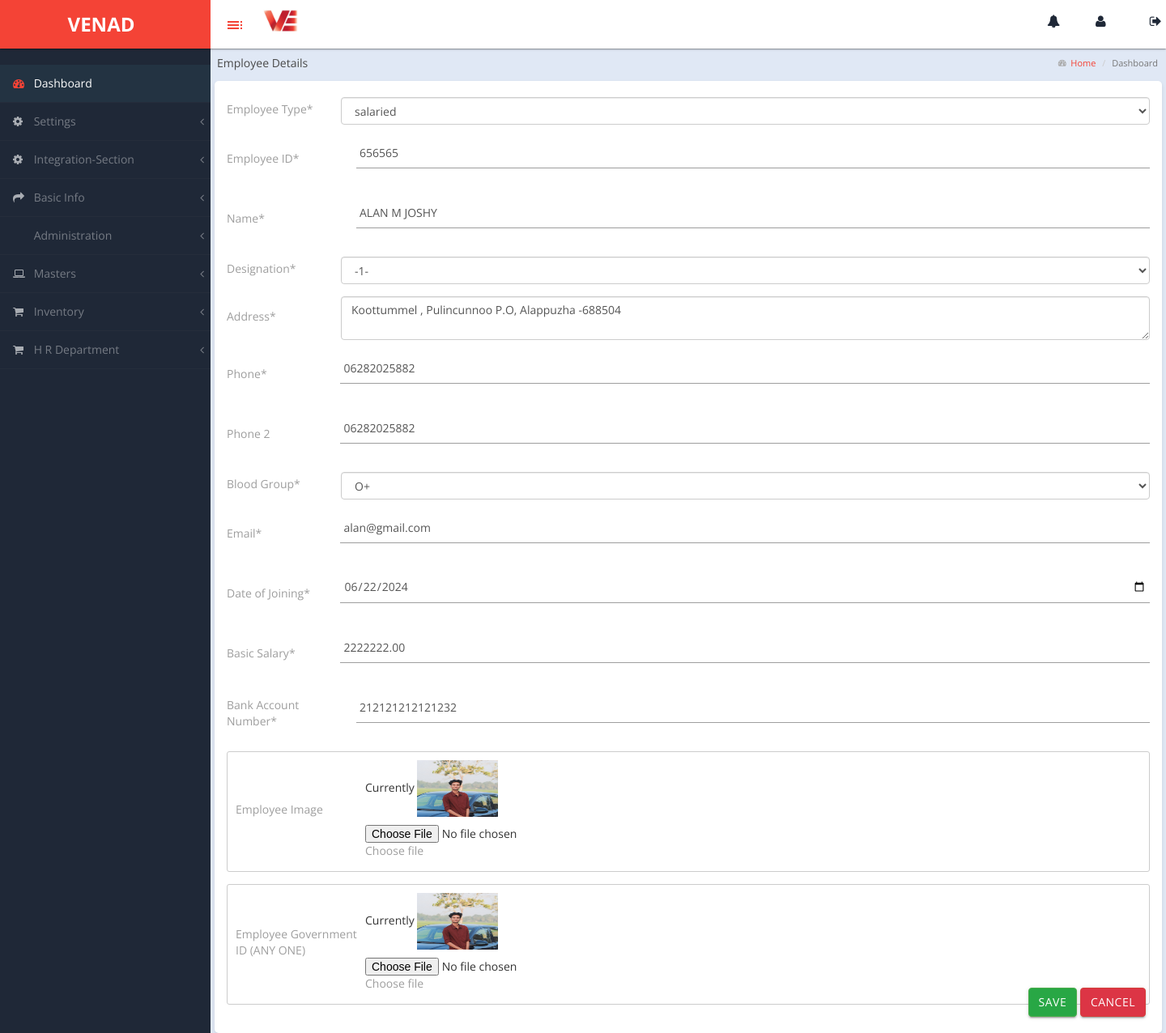
Screenshot of /edit_employee/1 with the database file from the repository.
### venadapp/models.py (models this page shows, shortened)
class Employee(models.Model):
    emp_type=models.CharField(max_length=100,null=True)
    photo = models.ImageField(upload_to='photos/', null=True, blank=True)
    employee_id = models.CharField(max_length=50, null=True)  # Assuming it's unique
    name = models.CharField(max_length=255)
    blood_group = models.CharField(max_length=10, null=True, blank=True)
    designation = models.CharField(max_length=255)
    address = models.CharField(max_length=350)
    phone = models.CharField(max_length=20)
    phone_2 = models.CharField(max_length=20, null=True, blank=True)
    email = models.EmailField(max_length=255)
    doj = models.DateField()  # Date of Joining
    basic_salary = models.DecimalField(max_digits=10, decimal_places=2)
    ac_number = models.CharField(max_length=255)  # Account Number
    govt_id = models.ImageField(upload_to='photos/', null=True, blank=True)

### venadapp/views.py (the view)
# urls.py: path("edit_employee/<id>",views.employee_edit_page),
def employee_edit_page(request, id):
    obj = get_object_or_404(Employee, pk=id)
    context = {
        'emp': obj
    }
    return render(request, 'employeemasteredit.html', context)

### templates/employeemasteredit.html (shortened to what this page needs)
<!DOCTYPE html>
{% load static %}
<head>
    <link rel="stylesheet" href="https://cdn.datatables.net/1.11.5/css/jquery.dataTables.min.css">
    <link rel="stylesheet" href="https://cdnjs.cloudflare.com/ajax/libs/font-awesome/5.15.4/css/all.min.css">
</head>
<body>
    {% include 'base.html' %}
<div id="page-wrapper">
    <div class="header">
        <div class="navbar2">
            <p class="financial-year">Employee Details </p>
            <ol class="breadcrumb">
                <li><i style="font-size: 10px; padding-top: 5px;" class="fa fa-tachometer"></i><a href="#"> &nbsp;&nbsp;Home</a></li>
                <li class="active">Dashboard</li>
            </ol>
        </div>
    </div>
         <div class="container">
       <form action="/save_edit_employee/" method="post" enctype="multipart/form-data"> {% csrf_token %}
            <div class="form-group">
                    <label for="employeeType">Employee Type*</label>
                    <select id="employeeType" name="employeeType" class="form-control" required>
                        <option value="salaried">{{emp.emp_type}}</option>
                    </select>
                </div>
                <div class="form-group">
                    <label for="employeeID">Employee ID*</label>
                    <input type="text" id="employeeID" name="employeeID" class="form-control" placeholder="Enter Employee ID" required value="{{ emp.employee_id }}">
                </div>
                <div class="form-group">
                    <label for="name">Name*</label>
                    <input type="text" id="name" name="name" class="form-control" placeholder="Enter Full Name" required value="{{emp.name}}">
                </div>
                <div class="form-group">
                    <label for="designation">Designation*</label>
                    <select id="designation" name="designation" class="form-control" required>
                        <option value="a">-1-</option>
                    </select>
                </div>
                <div class="form-group">
                    <label for="address">Address*</label>
                    <textarea id="address" name="address" class="form-control" placeholder="Enter Address"  required>{{ emp.address }}</textarea>
                </div>
                <div class="form-group">
                    <label for="phone">Phone*</label>
                    <input type="tel" id="phone" name="phone" class="form-control" placeholder="Enter Phone Number" value="{{ emp.phone}} " required>
                </div>
                <div class="form-group">
                    <label for="phone2">Phone 2</label>
                    <input type="tel" id="phone2" name="phone2" class="form-control" placeholder="Enter Secondary Phone Number" value="{{ emp.phone_2}} ">
                </div>
                <div class="form-group">
                    <label for="bloodGroup">Blood Group*</label>
                    <select id="bloodGroup" name="bloodGroup" class="form-control"  required>
                        <option value="{{emp.blood_group}}">{{emp.blood_group}}</option>
                    </select>
                </div>
                <div class="form-group">
                    <label for="email">Email*</label>
                    <input type="email" id="email" name="email" class="form-control" placeholder="Enter Email Address" value="{{ emp.email }}" required>
                </div>
                <div class="form-group">
                    <label for="doj">Date of Joining*</label>
                    <input type="date" id="doj" name="doj" class="form-control" value="{{emp.doj|date:'Y-m-d'}}" required>
                </div>
                <div class="form-group">
                    <label for="basicSalary">Basic Salary*</label>
                    <input type="number" id="basicSalary" name="basicSalary" class="form-control" placeholder="Enter Basic Salary" value="{{emp.basic_salary}}" required>
                </div>
                <div class="form-group">
                    <label for="accountNumber">Bank Account Number*</label>
                    <input type="text" id="accountNumber" name="accountNumber" class="form-control" placeholder="Enter Bank Account Number" value="{{ emp.ac_number }}" required>
                </div>
                <div class="form-group image-container">
                    <label for="employeeImage">Employee Image</label>
                    <div class="custom-file">
                        <p>Currently <img src="{{emp.photo}}" width="100" height="70"></p>
                        <input type="file" id="employeeImage" name="employeeImage" class="custom-file-input">
                        <label class="custom-file-label" >Choose file</label>
                    </div>
                </div>
                <div class="form-group id-container">
                    <label for="governmentID">Employee Government ID (ANY ONE)</label>
                    <div class="custom-file">
                        <p>Currently <img src="{{emp.govt_id}}" width="100" height="70"></p>
                        <input type="file" id="governmentID" name="governmentID" class="custom-file-input">
                        <label class="custom-file-label" for="governmentID">Choose file</label>
                    </div>
                </div>
                <div class="button-container">
                    <button type="submit" class="btn btn-success submit">Save</button>
                    <button type="button" class="btn btn-danger cancel" onclick="window.location.href='/financialyear/'">Cancel</button>
                </div>
        </form>
    </div>
</div>
</body>
</html>

### static/css/custom-styles.css (style rules this page uses)
body { font-family: 'Open Sans', sans-serif; background: #1F2837; }
#page-wrapper { padding: 15px 15px; min-height: 600px; background: #ececec; }
p { font-size: 14px; line-height:25px; }
label { display: inline-block; max-width: 100%; margin-bottom: 5px; font-weight: 400; }
#page-wrapper { position: relative; top: 55px; -moz-box-shadow: 0 0 10px #757575; }
.breadcrumb { padding: 10px 10px 10px 20px;margin-bottom: 0;list-style: none;border-radius: 0;background: transparent;line-height: 20px;font-size: 11px;margin-left: 14px; }
#page-wrapper { background: #e0e8f5; }
@media (min-width:768px) { #page-wrapper { margin: 0 0 0 260px; padding: 0; min-height: 1200px; } }
.header .breadcrumb:before { font-size: 11px; margin-right: 0px; color: #717171; display: none; }
.header .breadcrumb li a { font-size: 11px; font-size: 11px; text-decoration: none; color: #717171; text-decoration: none; color: #f44336; }

### templates/employeemasteredit.html (style rules this page uses)
body { font-family: Arial, sans-serif; background-color: #f5f5f5; }
.container { max-width: 400px; margin: 50px auto; padding: 20px; background-color: #ffffff; border-radius: 5px; box-shadow: 0 2px 4px rgba(0, 0, 0, 0.1); position: relative; }
.form-group { margin-bottom: 20px; display: flex; align-items: center; }
label { width: 150px; margin-right: 10px; }
input[type="text"] { flex: 1; padding: 10px; border: 1px solid #ccc; border-radius: 3px; }
button { display: inline-block; padding: 8px; border: none; border-radius: 3px; cursor: pointer; margin-right: 10px; }
button.submit { background-color: #28a745; color: #ffffff; }
button.cancel { background-color: #dc3545; color: #ffffff; }
.button-container { position: absolute; bottom: 20px; right: 20px; }
.navbar2 { display: flex; justify-content: space-between; align-items: center; }
.breadcrumb { margin-left: auto; }
.financial-year { margin-right: auto; }
.image-container, .id-container { border: 1px solid #ccc; border-radius: 3px; padding: 10px; margin-bottom: 20px; }

### templates/base.html (style rules this page uses)
.navbar2 { display: flex; align-items: center; padding-left: 8px; }
.financial-year { padding-top: 10px; color: rgb(73, 73, 73); margin-right: 20px; }

### rows the page displays
Employee: employeeType "salaried", employeeID "656565", name "ALAN M JOSHY", address "Koottummel , Pulincunnoo P.O, Alappuzha -688504", phone "06282025882", phone2 "06282025882", bloodGroup "O+", email "alan@gmail.com", doj "06/22/2024", basicSalary "2222222.00", accountNumber "212121212121232", photo (picture), govt_id (picture)
